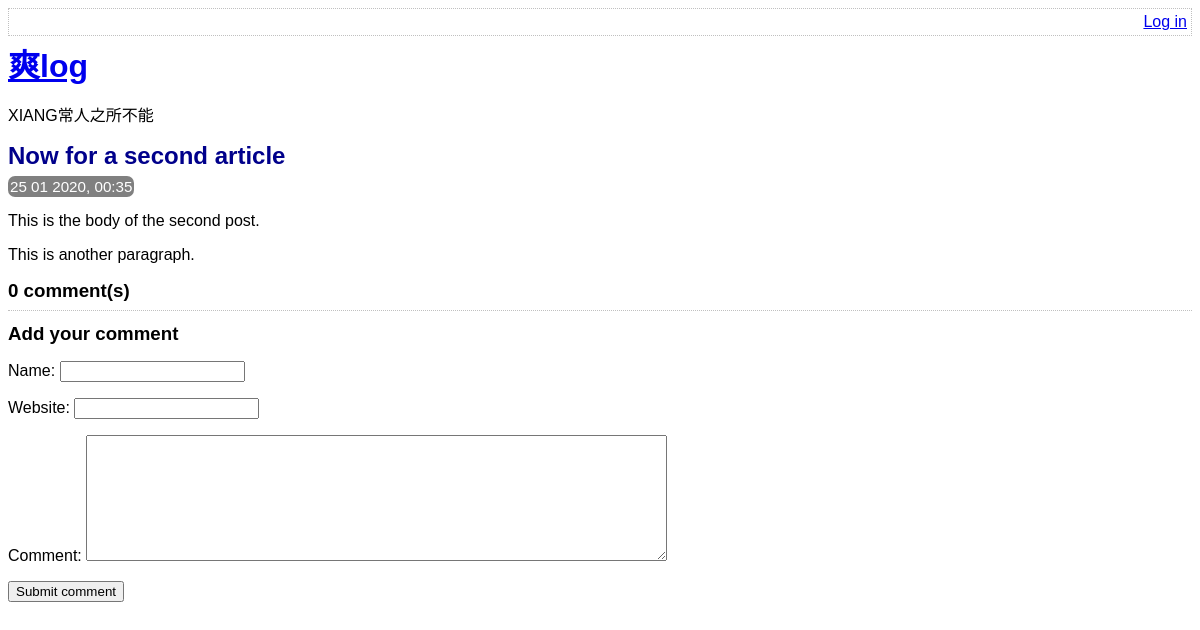
Screenshot of /view_post.php?post_id=2 with the database file from the repository.
### tables this page shows
CREATE TABLE post (
    id INTEGER PRIMARY KEY AUTOINCREMENT NOT NULL,
    title VARCHAR NOT NULL,
    body VARCHAR NOT NULL,
    user_id INTEGER NOT NULL,
    created_at VARCHAR NOT NULL,
    updated_at VARCHAR,
    FOREIGN KEY (user_id) REFERENCES user(id)
);

### lib/view_post.php (called while the page is built, shortened)
<?php
function getPostRow(PDO $pdo, $post_id)
{
    $stmt = $pdo->prepare('SELECT title, created_at, body FROM post WHERE id = :id');
    $result = $stmt->execute(array('id' => $post_id,));
    $row = $stmt->fetch(PDO::FETCH_ASSOC);
    return $row;
}

### view_post.php (the view, shortened to what this page needs)
<?php
require_once 'lib/common.php';
require_once 'lib/view_post.php';
if (isset($_GET['post_id'])) {
    $post_id = $_GET['post_id'];
} else {
    $post_id = 0;
}
$pdo = getPDO();
$row = getPostRow($pdo, $post_id);
?>
<!DOCTYPE html>
<html>
    <head>
        <?php require 'templates/head.php' ?>
    </head>
    <body>
        <?php require 'templates/title.php' ?>
        <div class="post">
            <h2>
                <?php echo htmlEscape($row['title']) ?>
            </h2>
            <div class="date">
                <?php echo convertSqlDate($row['created_at']) ?>
            </div>
            <?php
            echo convertNewlinesToParagraphs($row['body']) ?>
        </div>
        <div class="comment-list">
            <h3><?php echo countCommentsForPost($pdo, $post_id) ?> comment(s)</h3>
        </div>
        <?php require 'templates/comment_form.php' ?>
    </body>
</html>

### lib/common.php (shortened to what this page needs)
<?php
function htmlEscape($html)
{
    return htmlspecialchars($html, ENT_HTML5, 'UTF-8');
}
function convertSqlDate($sqlDate)
{
    $date = DateTime::createFromFormat('Y-m-d H:i:s', $sqlDate);
    return $date->format('d m Y, H:i');
}
function convertNewlinesToParagraphs($text)
{
    $escaped = htmlEscape($text);
    return '<p>' . str_replace("\n", "</p><p>", $escaped . "</p>");
}
function countCommentsForPost(PDO $pdo, $post_id)
{
    $sql = "SELECT COUNT(*) c FROM comment WHERE post_id = :post_id";
    $stmt = $pdo->prepare($sql);
    $stmt->execute(array('post_id' => $post_id,));
    return (int)$stmt->fetchColumn();
}

### assets/main.css (style rules this page uses)
h1, h2, h3 { margin-top: 0; margin-bottom: 8px; }
body { font-family: sans-serif; }
.post-synopsis h2, .post h2 { color: darkblue; }
.post .date, .post-synopsis .meta { color: white; background-color: grey; border-radius: 7px; padding: 2px; display: inline; font-size: 0.95em; }
.comment-list { border-bottom: 1px dotted silver; margin-bottom: 12px; }

### rows the page displays
post: title "Now for a second article", created_at "25 01 2020, 00:35", body "This is the body of the second post. This is another paragraph."

### other values shown
countCommentsForPost($pdo, $post_id) "0"
